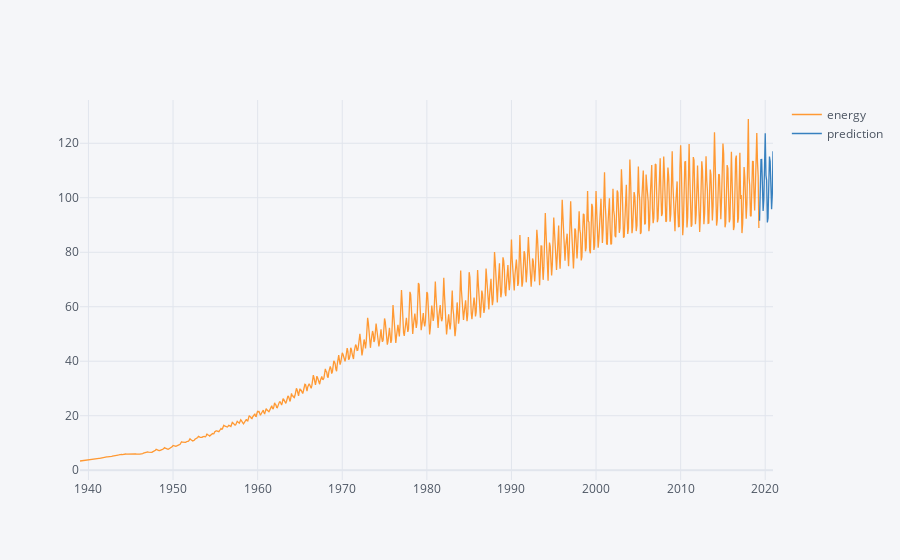

The notebook cell saved with this chart:
### Code cell
pd.concat([data,future_forecast]).iplot()

### Figure 1 — Plotly figure (JSON) as saved in the notebook; plotly's stock layout.template omitted (floating-point values rounded to 4 significant figures; data arrays with more than 128 entries replaced by an {"elided": "..."} marker saying what was removed)
{"data": [{"line": {"color": "rgba(255, 153, 51, 1.0)", "dash": "solid", "shape": "linear", "width": 1.3}, "mode": "lines", "name": "energy", "text": "", "type": "scatter", "x": {"elided": "984 str values"}, "y": {"elided": "984 mixed values"}}, {"line": {"color": "rgba(55, 128, 191, 1.0)", "dash": "solid", "shape": "linear", "width": 1.3}, "mode": "lines", "name": "prediction", "text": "", "type": "scatter", "x": {"elided": "984 str values"}, "y": {"elided": "984 mixed values"}}], "layout": {"legend": {"bgcolor": "#F5F6F9", "font": {"color": "#4D5663"}}, "paper_bgcolor": "#F5F6F9", "plot_bgcolor": "#F5F6F9", "title": {"font": {"color": "#4D5663"}}, "xaxis": {"gridcolor": "#E1E5ED", "showgrid": true, "tickfont": {"color": "#4D5663"}, "title": {"font": {"color": "#4D5663"}, "text": ""}, "zerolinecolor": "#E1E5ED"}, "yaxis": {"gridcolor": "#E1E5ED", "showgrid": true, "tickfont": {"color": "#4D5663"}, "title": {"font": {"color": "#4D5663"}, "text": ""}, "zerolinecolor": "#E1E5ED"}}}
